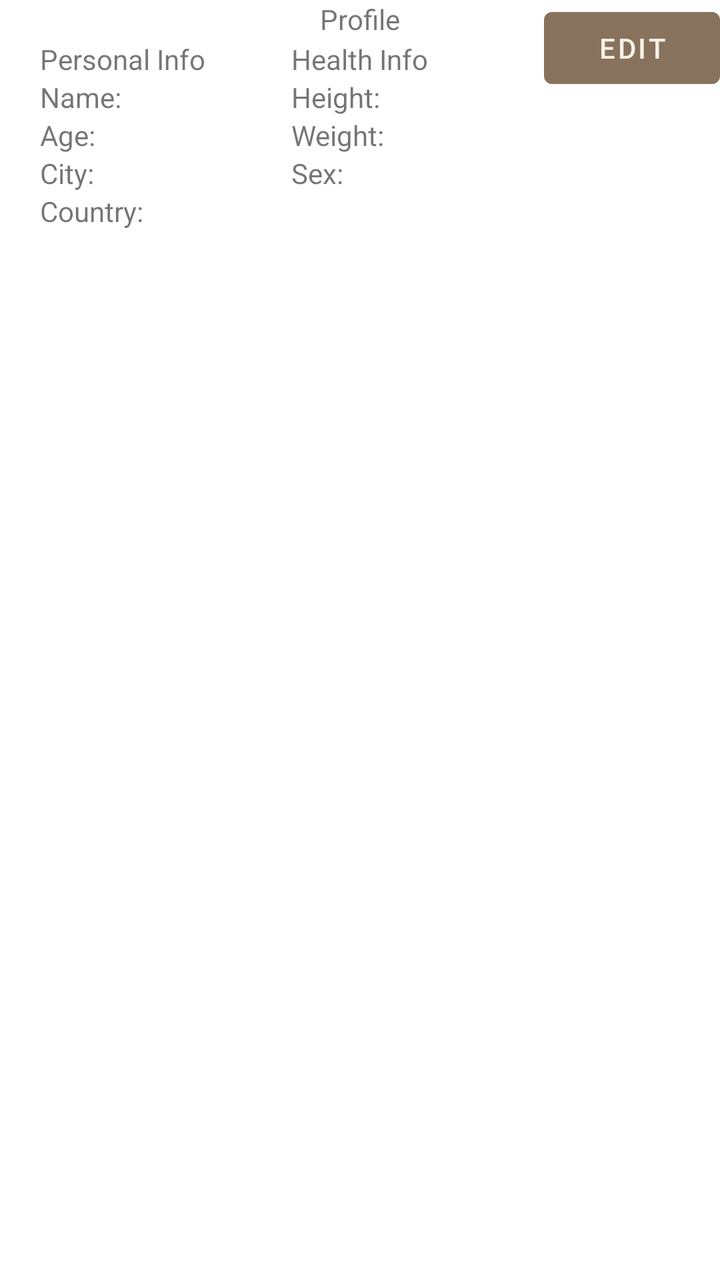
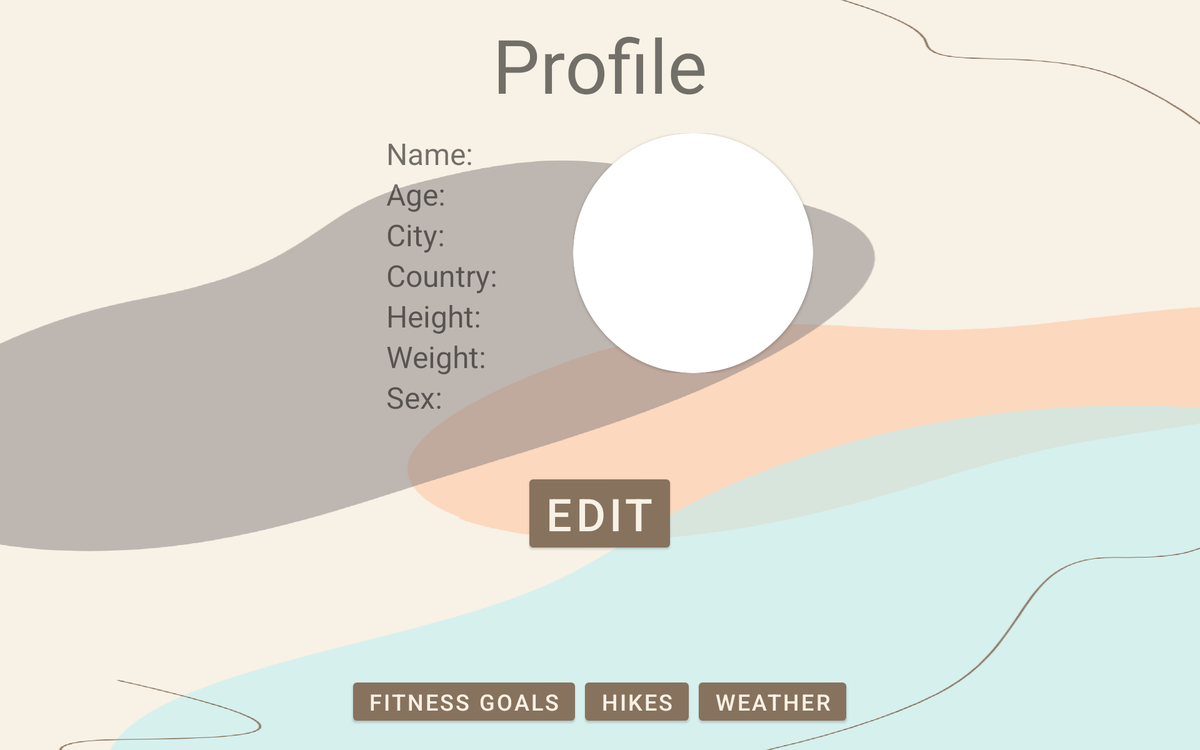

One screen, two layout resources from the same app: the default and the repository's alternative for another configuration. Each is rendered where Android would select it; the XML of both is given below.
<!-- AndroidManifest.xml: application theme Theme.4530Project1 -->
<!-- res/layout/activity_profile.xml -->
<?xml version="1.0" encoding="utf-8"?>
<RelativeLayout xmlns:android="http://schemas.android.com/apk/res/android"
    xmlns:app="http://schemas.android.com/apk/res-auto"
    xmlns:tools="http://schemas.android.com/tools"
    android:layout_width="match_parent"
    android:layout_height="match_parent"
    tools:context=".ProfileActivity">

    <TextView
        android:layout_width="wrap_content"
        android:layout_height="wrap_content"
        android:text="Profile"
        android:layout_centerHorizontal="true"/>

    <Button
        android:id="@+id/btn_profile_edit"
        android:layout_width="wrap_content"
        android:layout_height="wrap_content"
        android:layout_alignParentEnd="true"
        android:layout_alignParentTop="true"
        android:text="edit"/>

    <LinearLayout
        android:layout_width="wrap_content"
        android:layout_height="wrap_content"
        android:orientation="vertical"
        android:layout_alignParentTop="true"
        android:layout_alignParentStart="true"
        android:padding="20dp"
        >
        <TextView
            android:layout_width="wrap_content"
            android:layout_height="wrap_content"
            android:text="Personal Info"/>
        <TextView
            android:id="@+id/tv_name"
            android:layout_width="wrap_content"
            android:layout_height="wrap_content"
            android:text="Name:" />
        <TextView
            android:id="@+id/tv_age"
            android:layout_width="wrap_content"
            android:layout_height="wrap_content"
            android:text="Age:" />
        <TextView
            android:id="@+id/tv_city"
            android:layout_width="wrap_content"
            android:layout_height="wrap_content"
            android:text="City:" />
        <TextView
            android:id="@+id/tv_country"
            android:layout_width="wrap_content"
            android:layout_height="wrap_content"
            android:text="Country:" />
    </LinearLayout>

    <LinearLayout
        android:layout_width="wrap_content"
        android:layout_height="wrap_content"
        android:orientation="vertical"
        android:layout_alignParentTop="true"
        android:layout_centerInParent="true"
        android:padding="20dp"
        >
        <TextView
            android:layout_width="wrap_content"
            android:layout_height="wrap_content"
            android:text="Health Info"/>
        <TextView
            android:id="@+id/tv_height"
            android:layout_width="wrap_content"
            android:layout_height="wrap_content"
            android:text="Height:" />
        <TextView
            android:id="@+id/tv_weight"
            android:layout_width="wrap_content"
            android:layout_height="wrap_content"
            android:text="Weight:" />
        <TextView
            android:id="@+id/tv_sex"
            android:layout_width="wrap_content"
            android:layout_height="wrap_content"
            android:text="Sex:" />
    </LinearLayout>

</RelativeLayout>
<!-- resources referenced by this layout -->
<resources>
  <style name="Theme.4530Project1" parent="Theme.MaterialComponents.DayNight.NoActionBar">
          
          <item name="colorPrimary">@color/purple_500</item>
          <item name="colorPrimaryVariant">@color/purple_500</item>
          <item name="colorOnPrimary">@color/white</item>
          
          <item name="colorSecondary">@color/teal_200</item>
          <item name="colorSecondaryVariant">@color/teal_700</item>
          <item name="colorOnSecondary">@color/black</item>
          
          <item name="android:statusBarColor" tools:targetApi="l">?attr/colorPrimaryVariant</item>
          
      </style>
  <color name="purple_500">#FF87725d</color>
  <color name="white">#FFF8F1E5</color>
  <color name="teal_200">#FFc4f6fa</color>
  <color name="teal_700">#FF8f8688</color>
  <color name="black">#FF000000</color>
</resources>
<!-- res/layout-xlarge/activity_profile.xml (the repository's variant of the layout above) -->
<!-- drawn on a large tablet held sideways -->
<?xml version="1.0" encoding="utf-8"?>
<RelativeLayout xmlns:android="http://schemas.android.com/apk/res/android"
    xmlns:app="http://schemas.android.com/apk/res-auto"
    xmlns:tools="http://schemas.android.com/tools"
    android:layout_width="match_parent"
    android:layout_height="match_parent"
    android:background="@drawable/background_profile"
    tools:context=".ProfileActivity">

    <TextView
        android:id="@+id/profile_title"
        android:layout_width="wrap_content"
        android:layout_height="wrap_content"
        android:layout_centerHorizontal="true"
        android:text="Profile"
        android:fontFamily="@font/quicksand_regular"
        android:textSize="80dp"
        android:layout_marginTop="15dp"
        />

    <Button
        android:id="@+id/btn_profile_edit"
        android:layout_width="wrap_content"
        android:layout_height="wrap_content"
        android:layout_below="@id/profile_content"
        android:layout_centerHorizontal="true"
        android:layout_margin="40dp"
        android:textSize="48dp"
        android:text="edit" />

    <LinearLayout
        android:id="@+id/profile_content"
        android:layout_width="wrap_content"
        android:layout_height="wrap_content"
        android:layout_centerHorizontal="true"
        android:layout_below="@id/profile_title">

        <LinearLayout
            android:layout_width="wrap_content"
            android:layout_height="wrap_content"
            android:orientation="vertical"
            android:layout_alignParentTop="true"
            android:layout_alignParentStart="true"
            android:padding="20dp"
            >
            <TextView
                android:id="@+id/tv_name"
                android:layout_width="wrap_content"
                android:layout_height="wrap_content"
                android:text="Name:"
                android:textSize="32dp"/>
            <TextView
                android:id="@+id/tv_age"
                android:layout_width="wrap_content"
                android:layout_height="wrap_content"
                android:text="Age:" android:textSize="32dp"/>
            <TextView
                android:id="@+id/tv_city"
                android:layout_width="wrap_content"
                android:layout_height="wrap_content"
                android:text="City:"
                android:textSize="32dp" />
            <TextView
                android:id="@+id/tv_country"
                android:layout_width="wrap_content"
                android:layout_height="wrap_content"
                android:text="Country:" android:textSize="32dp"/>
            <TextView
                android:id="@+id/tv_height"
                android:layout_width="wrap_content"
                android:layout_height="wrap_content"
                android:text="Height:" android:textSize="32dp"/>
            <TextView
                android:id="@+id/tv_weight"
                android:layout_width="wrap_content"
                android:layout_height="wrap_content"
                android:text="Weight:" android:textSize="32dp"/>
            <TextView
                android:id="@+id/tv_sex"
                android:layout_width="wrap_content"
                android:layout_height="wrap_content"
                android:text="Sex:" android:textSize="32dp"/>

        </LinearLayout>

        <LinearLayout
            android:layout_width="wrap_content"
            android:layout_height="wrap_content"
            android:orientation="vertical"
            android:layout_alignParentTop="true"
            android:layout_centerInParent="true"
            android:padding="20dp"
            >

        </LinearLayout>

        <LinearLayout
            android:layout_width="wrap_content"
            android:layout_height="wrap_content"
            android:orientation="vertical"
            android:gravity="center"
            android:layout_alignParentTop="true"
            android:layout_alignParentEnd="true"
            android:padding="20dp"
            >
            <androidx.cardview.widget.CardView
                android:layout_width="256dp"
                android:layout_height="256dp"
                app:cardCornerRadius="128dp">
                <ImageView
                    android:id="@+id/img_profile_picture"
                    android:layout_width="256dp"
                    android:layout_height="256dp"
                    android:scaleType="fitXY"
                    android:src="@drawable/default_profile_picture"/>
            </androidx.cardview.widget.CardView>
        </LinearLayout>

    </LinearLayout>

    <LinearLayout
        android:layout_width="wrap_content"
        android:layout_height="wrap_content"
        android:orientation="horizontal"
        android:layout_centerHorizontal="true"
        android:layout_alignParentBottom="true"
        android:layout_margin="20dp"
        >

        <Button
            android:id="@+id/btn_fitness_goals"
            android:layout_width="wrap_content"
            android:layout_height="wrap_content"
            android:text="Fitness Goals"
            android:layout_margin="5dp"
            android:layout_gravity="center"
            android:textSize="24dp"

            />

        <Button
            android:id="@+id/btn_hikes"
            android:layout_width="wrap_content"
            android:layout_height="wrap_content"
            android:text="Hikes"
            android:layout_margin="5dp"
            android:layout_gravity="center"
            android:textSize="24dp"
            />
        <Button
            android:id="@+id/btn_weather"
            android:layout_width="wrap_content"
            android:layout_height="wrap_content"
            android:text="Weather"
            android:layout_margin="5dp"
            android:layout_gravity="center"
            android:textSize="24dp"
            />

    </LinearLayout>

</RelativeLayout>
<!-- resources referenced by the variant -->
<!-- as a large tablet held sideways resolves them -->
<resources>
  <!-- drawable background_profile: png bitmap (drawable, 64543 bytes) -->
  <style name="Theme.4530Project1" parent="Theme.MaterialComponents.DayNight.NoActionBar">
          
          <item name="colorPrimary">@color/purple_500</item>
          <item name="colorPrimaryVariant">@color/purple_500</item>
          <item name="colorOnPrimary">@color/white</item>
          
          <item name="colorSecondary">@color/teal_200</item>
          <item name="colorSecondaryVariant">@color/teal_700</item>
          <item name="colorOnSecondary">@color/black</item>
          
          <item name="android:statusBarColor" tools:targetApi="l">?attr/colorPrimaryVariant</item>
          
      </style>
  <color name="purple_500">#FF87725d</color>
  <color name="white">#FFF8F1E5</color>
  <color name="teal_200">#FFc4f6fa</color>
  <color name="teal_700">#FF8f8688</color>
  <color name="black">#FF000000</color>
</resources>
